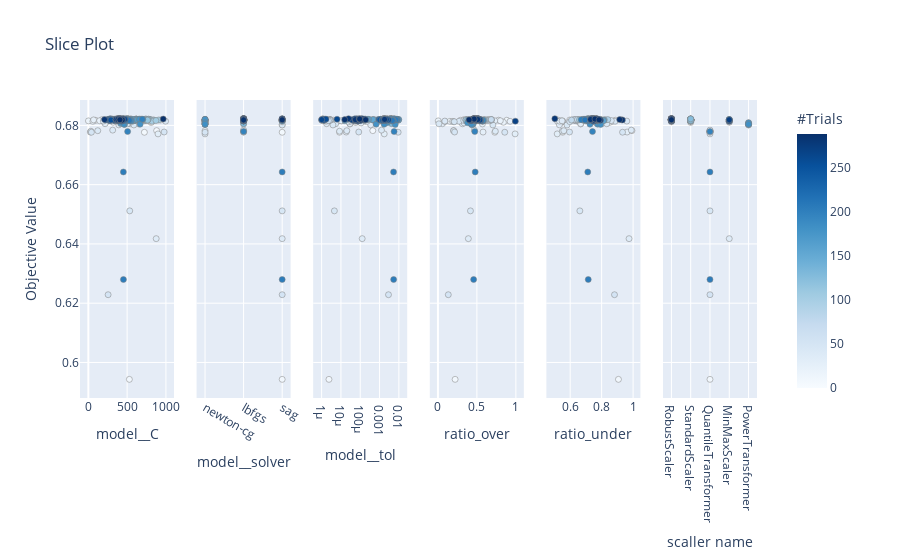

The cell this chart's notebook holds for it:
### Code cell
# Visualize individual hyperparameters as slice plot.
optuna.visualization.plot_slice(study)

### Figure 1 — Plotly figure (JSON) as saved in the notebook; plotly's stock layout.template omitted (floating-point values rounded to 4 significant figures; data arrays with more than 128 entries replaced by an {"elided": "..."} marker saying what was removed)
{"data": [{"marker": {"color": {"elided": "290 int values"}, "colorbar": {"title": {"text": "#Trials"}, "x": 1, "xpad": 40, "y": 0.5}, "colorscale": [[0, "rgb(247,251,255)"], [0.125, "rgb(222,235,247)"], [0.25, "rgb(198,219,239)"], [0.375, "rgb(158,202,225)"], [0.5, "rgb(107,174,214)"], [0.625, "rgb(66,146,198)"], [0.75, "rgb(33,113,181)"], [0.875, "rgb(8,81,156)"], [1, "rgb(8,48,107)"]], "line": {"color": "Grey", "width": 0.5}, "showscale": true}, "mode": "markers", "showlegend": false, "type": "scatter", "x": {"elided": "290 float values"}, "xaxis": "x", "y": {"elided": "290 float values"}, "yaxis": "y"}, {"marker": {"color": {"elided": "290 int values"}, "colorbar": {"title": {"text": "#Trials"}, "x": 1, "xpad": 40}, "colorscale": [[0, "rgb(247,251,255)"], [0.125, "rgb(222,235,247)"], [0.25, "rgb(198,219,239)"], [0.375, "rgb(158,202,225)"], [0.5, "rgb(107,174,214)"], [0.625, "rgb(66,146,198)"], [0.75, "rgb(33,113,181)"], [0.875, "rgb(8,81,156)"], [1, "rgb(8,48,107)"]], "line": {"color": "Grey", "width": 0.5}, "showscale": false}, "mode": "markers", "showlegend": false, "type": "scatter", "x": {"elided": "290 str values"}, "xaxis": "x2", "y": {"elided": "290 float values"}, "yaxis": "y2"}, {"marker": {"color": {"elided": "290 int values"}, "colorbar": {"title": {"text": "#Trials"}, "x": 1, "xpad": 40}, "colorscale": [[0, "rgb(247,251,255)"], [0.125, "rgb(222,235,247)"], [0.25, "rgb(198,219,239)"], [0.375, "rgb(158,202,225)"], [0.5, "rgb(107,174,214)"], [0.625, "rgb(66,146,198)"], [0.75, "rgb(33,113,181)"], [0.875, "rgb(8,81,156)"], [1, "rgb(8,48,107)"]], "line": {"color": "Grey", "width": 0.5}, "showscale": false}, "mode": "markers", "showlegend": false, "type": "scatter", "x": {"elided": "290 float values"}, "xaxis": "x3", "y": {"elided": "290 float values"}, "yaxis": "y3"}, {"marker": {"color": {"elided": "290 int values"}, "colorbar": {"title": {"text": "#Trials"}, "x": 1, "xpad": 40}, "colorscale": [[0, "rgb(247,251,255)"], [0.125, "rgb(222,235,247)"], [0.25, "rgb(198,219,239)"], [0.375, "rgb(158,202,225)"], [0.5, "rgb(107,174,214)"], [0.625, "rgb(66,146,198)"], [0.75, "rgb(33,113,181)"], [0.875, "rgb(8,81,156)"], [1, "rgb(8,48,107)"]], "line": {"color": "Grey", "width": 0.5}, "showscale": false}, "mode": "markers", "showlegend": false, "type": "scatter", "x": {"elided": "290 float values"}, "xaxis": "x4", "y": {"elided": "290 float values"}, "yaxis": "y4"}, {"marker": {"color": {"elided": "290 int values"}, "colorbar": {"title": {"text": "#Trials"}, "x": 1, "xpad": 40}, "colorscale": [[0, "rgb(247,251,255)"], [0.125, "rgb(222,235,247)"], [0.25, "rgb(198,219,239)"], [0.375, "rgb(158,202,225)"], [0.5, "rgb(107,174,214)"], [0.625, "rgb(66,146,198)"], [0.75, "rgb(33,113,181)"], [0.875, "rgb(8,81,156)"], [1, "rgb(8,48,107)"]], "line": {"color": "Grey", "width": 0.5}, "showscale": false}, "mode": "markers", "showlegend": false, "type": "scatter", "x": {"elided": "290 float values"}, "xaxis": "x5", "y": {"elided": "290 float values"}, "yaxis": "y5"}, {"marker": {"color": {"elided": "290 int values"}, "colorbar": {"title": {"text": "#Trials"}, "x": 1, "xpad": 40}, "colorscale": [[0, "rgb(247,251,255)"], [0.125, "rgb(222,235,247)"], [0.25, "rgb(198,219,239)"], [0.375, "rgb(158,202,225)"], [0.5, "rgb(107,174,214)"], [0.625, "rgb(66,146,198)"], [0.75, "rgb(33,113,181)"], [0.875, "rgb(8,81,156)"], [1, "rgb(8,48,107)"]], "line": {"color": "Grey", "width": 0.5}, "showscale": false}, "mode": "markers", "showlegend": false, "type": "scatter", "x": {"elided": "290 str values"}, "xaxis": "x6", "y": {"elided": "290 float values"}, "yaxis": "y6"}], "layout": {"autosize": true, "title": {"text": "Slice Plot"}, "xaxis": {"anchor": "y", "autorange": true, "domain": [0, 0.1389], "range": [-139.4, 1136.0], "title": {"text": "model__C"}, "type": "linear"}, "xaxis2": {"anchor": "y2", "autorange": true, "domain": [0.1722, 0.3111], "range": [-0.2829, 2.283], "title": {"text": "model__solver"}, "type": "category"}, "xaxis3": {"anchor": "y3", "autorange": true, "domain": [0.3444, 0.4833], "range": [-6.564, -1.44], "title": {"text": "model__tol"}, "type": "log"}, "xaxis4": {"anchor": "y4", "autorange": true, "domain": [0.5167, 0.6556], "range": [-0.1361, 1.133], "title": {"text": "ratio_over"}, "type": "linear"}, "xaxis5": {"anchor": "y5", "autorange": true, "domain": [0.6889, 0.8278], "range": [0.433, 1.062], "title": {"text": "ratio_under"}, "type": "linear"}, "xaxis6": {"anchor": "y6", "autorange": true, "domain": [0.8611, 1], "range": [-0.5659, 4.566], "title": {"text": "scaller name"}, "type": "category"}, "yaxis": {"anchor": "x", "autorange": true, "domain": [0, 1], "range": [0.5846, 0.692], "title": {"text": "Objective Value"}, "type": "linear"}, "yaxis2": {"anchor": "x2", "autorange": true, "domain": [0, 1], "matches": "y", "range": [0.5846, 0.692], "showticklabels": false, "type": "linear"}, "yaxis3": {"anchor": "x3", "autorange": true, "domain": [0, 1], "matches": "y", "range": [0.5846, 0.692], "showticklabels": false, "type": "linear"}, "yaxis4": {"anchor": "x4", "autorange": true, "domain": [0, 1], "matches": "y", "range": [0.5846, 0.692], "showticklabels": false, "type": "linear"}, "yaxis5": {"anchor": "x5", "autorange": true, "domain": [0, 1], "matches": "y", "range": [0.5846, 0.692], "showticklabels": false, "type": "linear"}, "yaxis6": {"anchor": "x6", "autorange": true, "domain": [0, 1], "matches": "y", "range": [0.5846, 0.692], "showticklabels": false, "type": "linear"}}}
